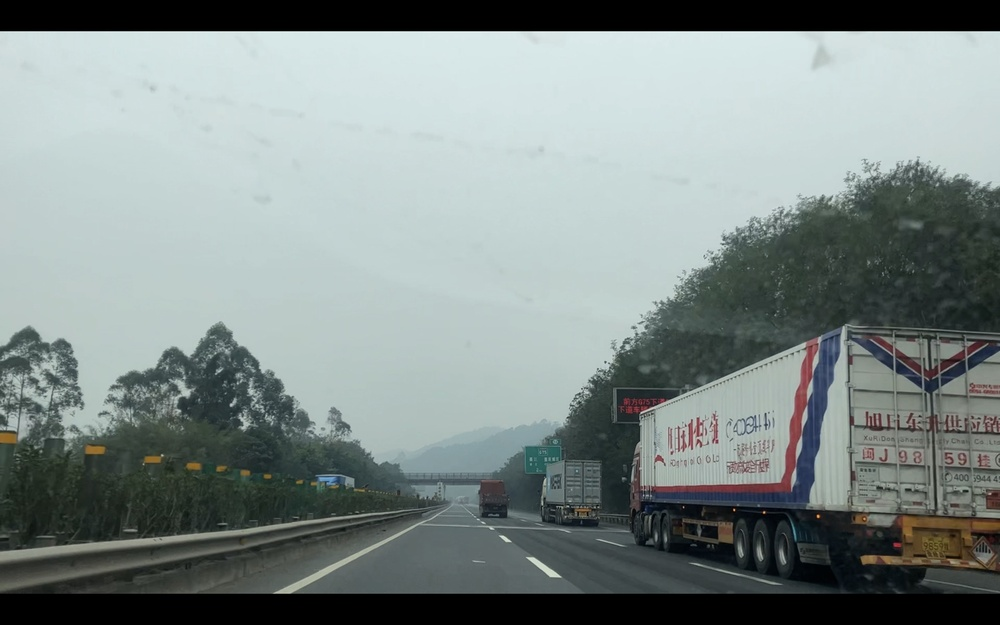
#> input picture opencv_python_study/again/images/highway.jpg, 1000 x 625 px, shrunk from 2880 x 1800 before the run
$ jupyter execute chapter2.ipynb   (shell and % lines are left out)
#> lines starting #> are read from the running program, lines starting #| are printed output that depends on the picture
[cell 1]
import cv2
import numpy as np
import matplotlib.pyplot as plt

[cell 2]
def show(img, title='Image'):
#> called with title = 'Image'
    plt.imshow(cv2.cvtColor(img, cv2.COLOR_BGR2RGB))
    plt.axis('off')  # 不显示坐标轴
    plt.title(title) # 图像题目
    plt.show()

[cell 3]
img = np.zeros((512, 512, 3), dtype = np.uint8)
show(img)

[cell 4]
fig = cv2.imread('images/highway.jpg', -1)
#> fig is the input picture: shape (625, 1000, 3); mean B, G, R 136.3, 138.1, 127.6

[cell 5]
fig.shape
#> Out = (625, 1000, 3)

[cell 6]
fig_cp = fig.copy()
for i in range(fig_cp.shape[0]):
    for j in range(fig_cp.shape[1]):
      for k in range(fig_cp.shape[2]):
        fig_cp[i][j][k] = 255 - fig_cp[i][j][k]
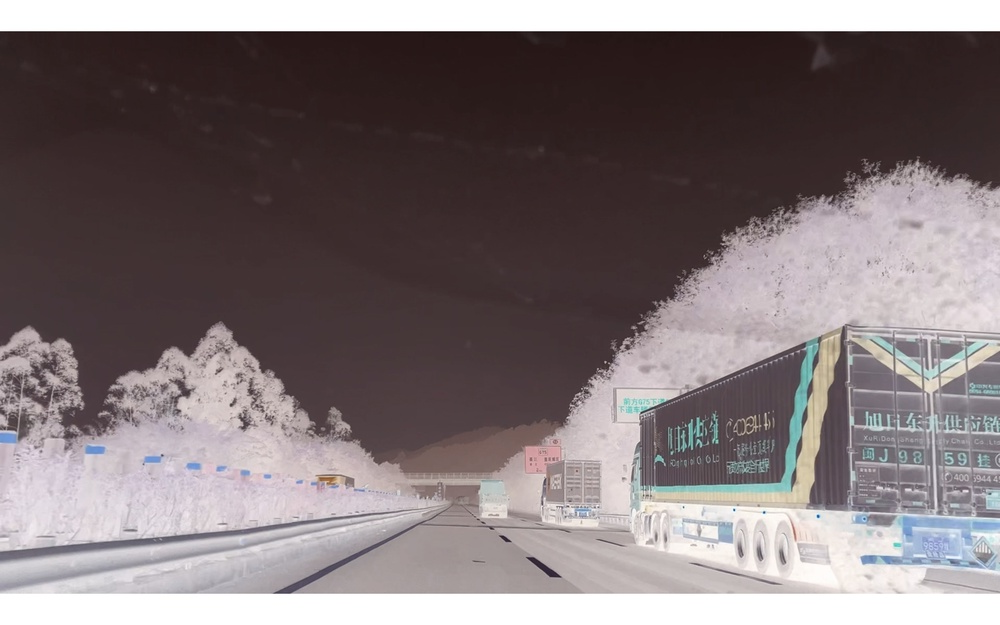
#> fig_cp: shape (625, 1000, 3); mean B, G, R 118.7, 116.9, 127.4

[cell 7]
show(fig_cp)

[cell 8]
fig_cp = fig.copy()
fig_cp[:,:,0] = 255
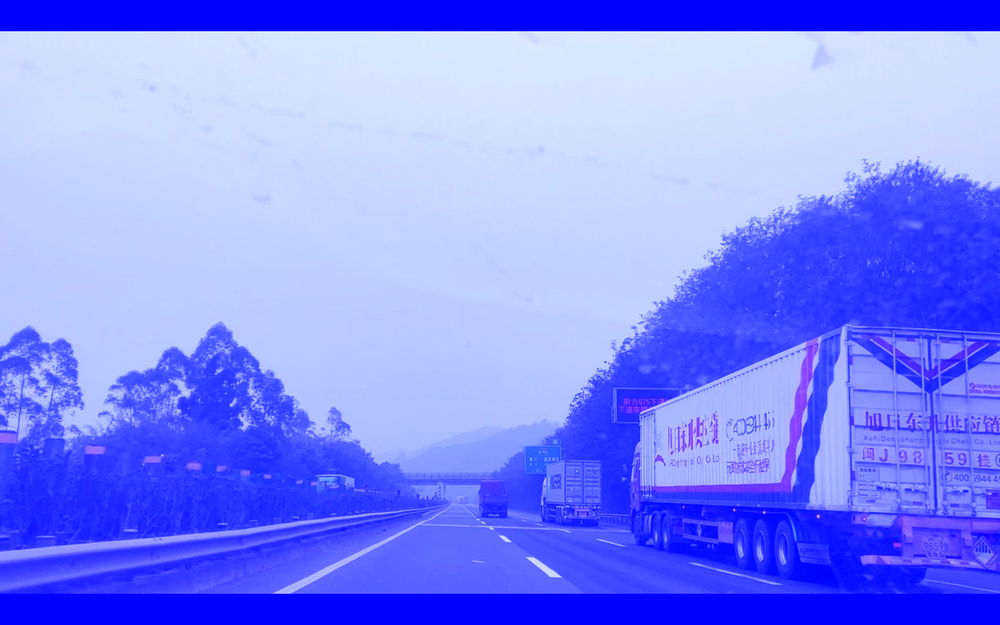
#> fig_cp: shape (625, 1000, 3); mean B, G, R 255, 138.1, 127.6
show(fig_cp)

[cell 9]
img = np.ones((512, 512, 3), dtype = np.uint8)
show(img)

# 使用np.array访问像素

[cell 10]
img = np.random.randint(0, 256, size=(512, 512, 3), dtype = np.uint8)
show(img)
#> in show (call 5), `plt.show()`:
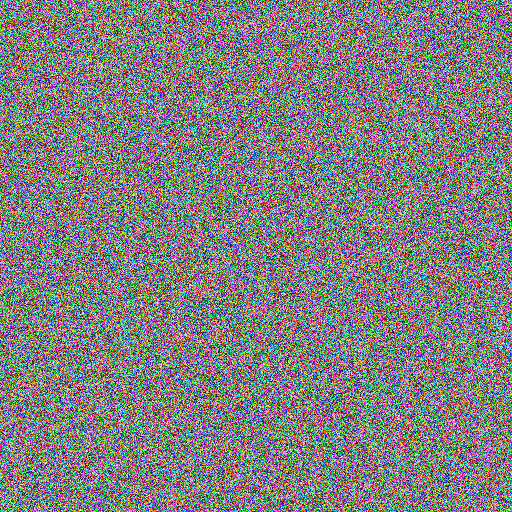
#> shown: shape (512, 512, 3); mean R, G, B 127.6, 127.7, 127.3

[cell 11]
img.item((0, 0, 0))

[cell 12]
img.itemset((0, 0, 0), 255)

[cell 13]
img.item((0, 0, 0))

# 感兴趣区域 ROI

在图像处理过程中，我们可能会对图像的某一个特定区域感兴趣，该区域被称为感兴趣区域（Region of Interest, ROI）。在设定感兴趣区域ROI后，就可以对该区域进行整体操作。

[cell 14]
fig = cv2.imread('images/highway.jpg', 1)

[cell 15]
show(fig)

[cell 16]
roi = fig[-400:-200, 200:400, :]
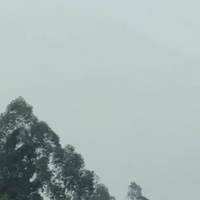
#> roi: shape (200, 200, 3); mean B, G, R 180.5, 182, 166.8
show(roi)

# 通道操作

## 通道拆分

[cell 17]
r, g, b = cv2.split(fig)
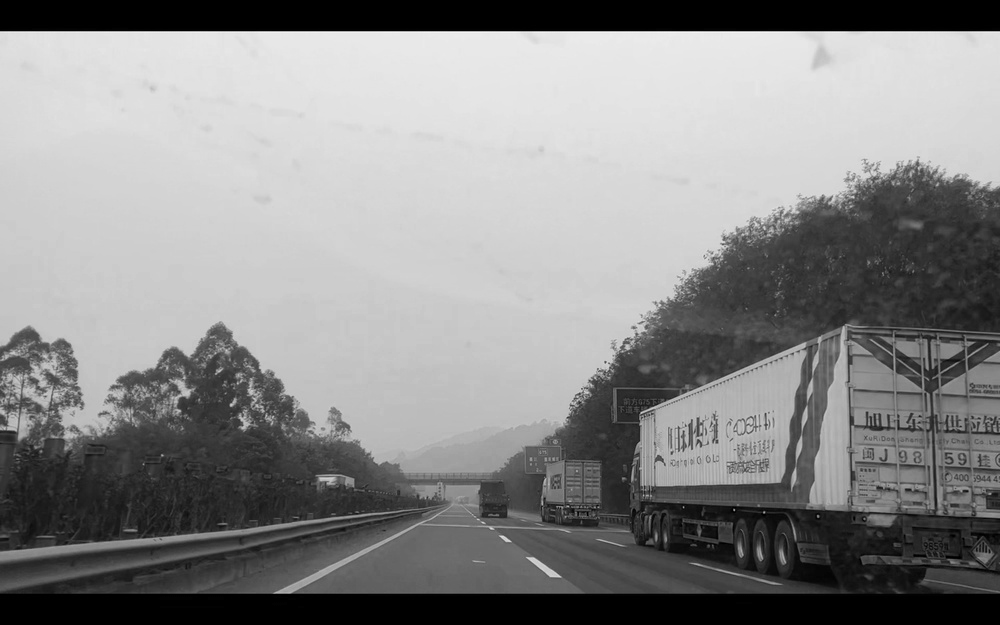
#> r: shape (625, 1000); min 0, max 248, mean 136.3
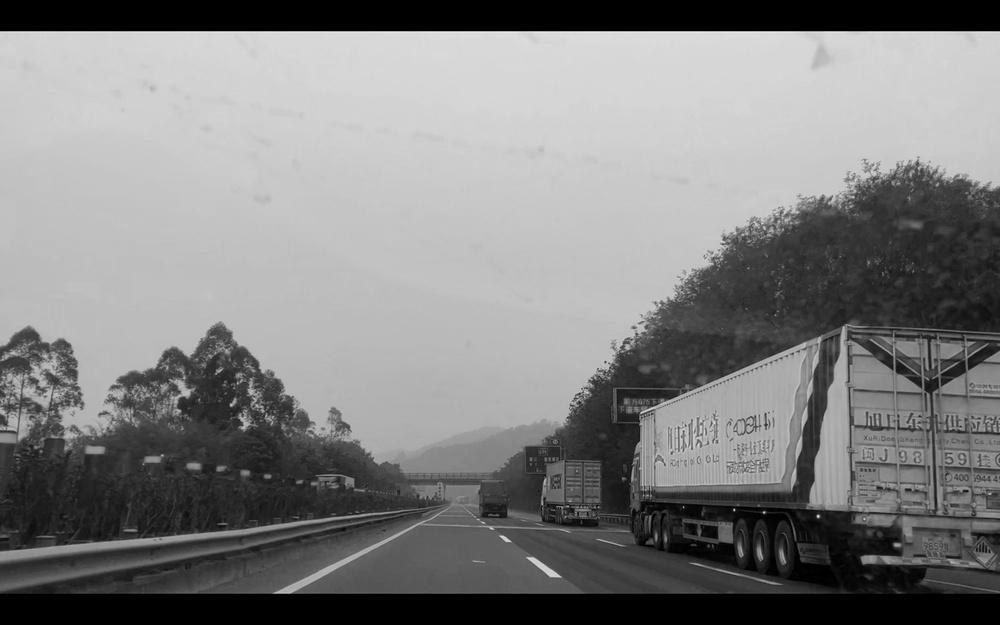
#> b: shape (625, 1000); min 0, max 235, mean 127.6

[cell 18]
show(r, 'R')

[cell 19]
show(g, 'G')
#> in show (call 9), `plt.show()`:
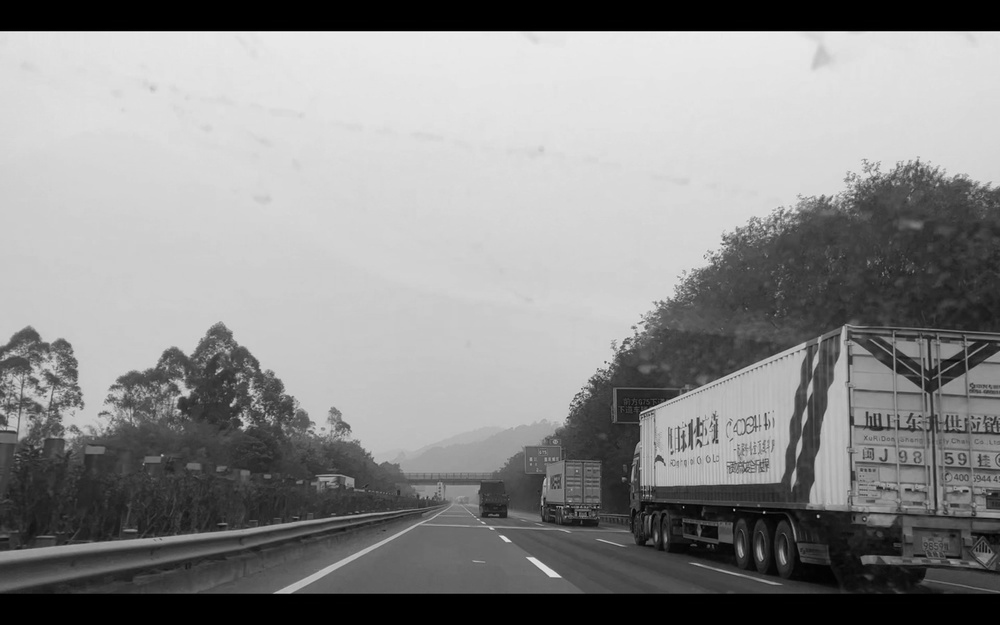
#> shown: shape (625, 1000, 3); min 0, max 247, mean 138.1

[cell 20]
show(b, 'B')

$ run again, with opencv_python_study/again/images/a1.jpg copied over opencv_python_study/again/images/highway.jpg
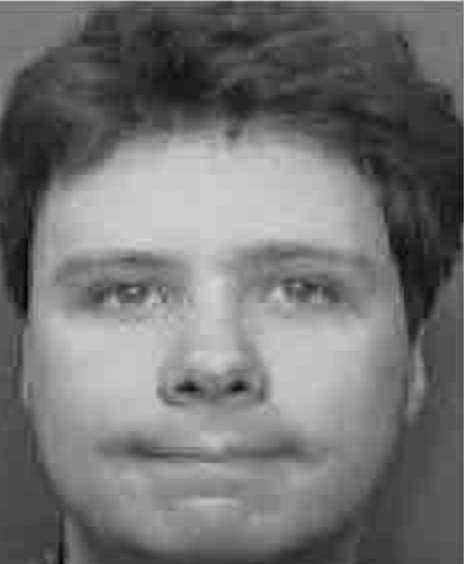
#> input picture opencv_python_study/again/images/a1.jpg, 464 x 564 px
#> fig is the input picture: shape (564, 464, 3); min 3, max 214, mean 115.5
#> after the loop `for i in range(fig_cp.shape[0]):`:
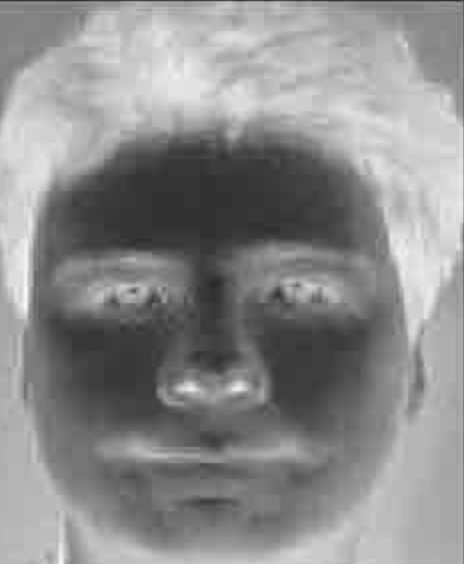
#> fig_cp: shape (564, 464, 3); min 41, max 252, mean 139.5
#> `roi = fig[-400:-200, 200:400, :]`:
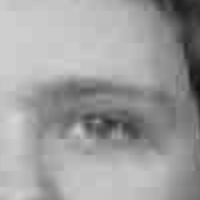
#> roi: shape (200, 200, 3); min 16, max 214, mean 159.5

$ run again, with opencv_python_study/again/images/a2.jpg copied over opencv_python_study/again/images/highway.jpg
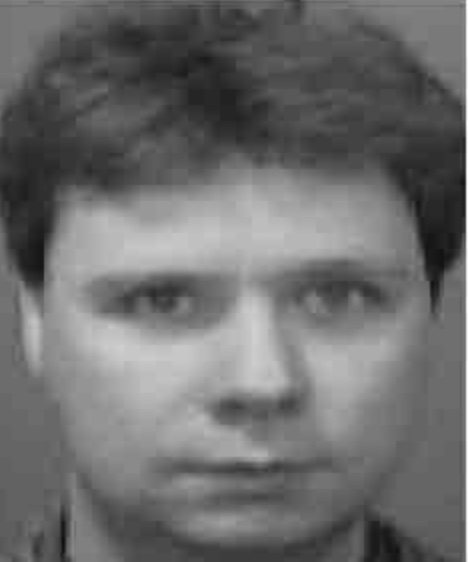
#> input picture opencv_python_study/again/images/a2.jpg, 468 x 562 px
#> fig is the input picture: shape (562, 468, 3); min 15, max 255, mean 108.8
#> after the loop `for i in range(fig_cp.shape[0]):`:
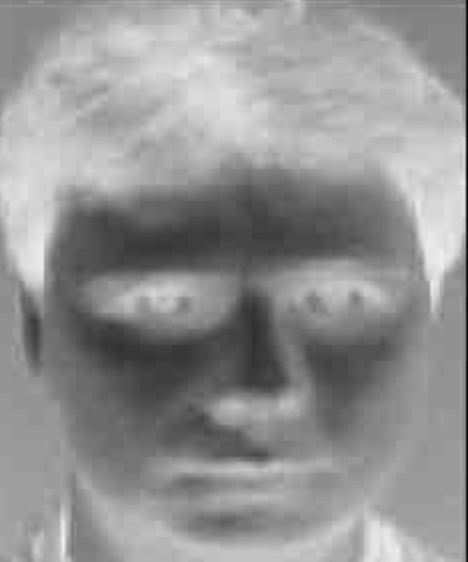
#> fig_cp: shape (562, 468, 3); min 0, max 240, mean 146.2
#> `roi = fig[-400:-200, 200:400, :]`:
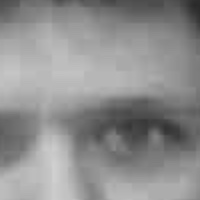
#> roi: shape (200, 200, 3); min 41, max 209, mean 142.7
